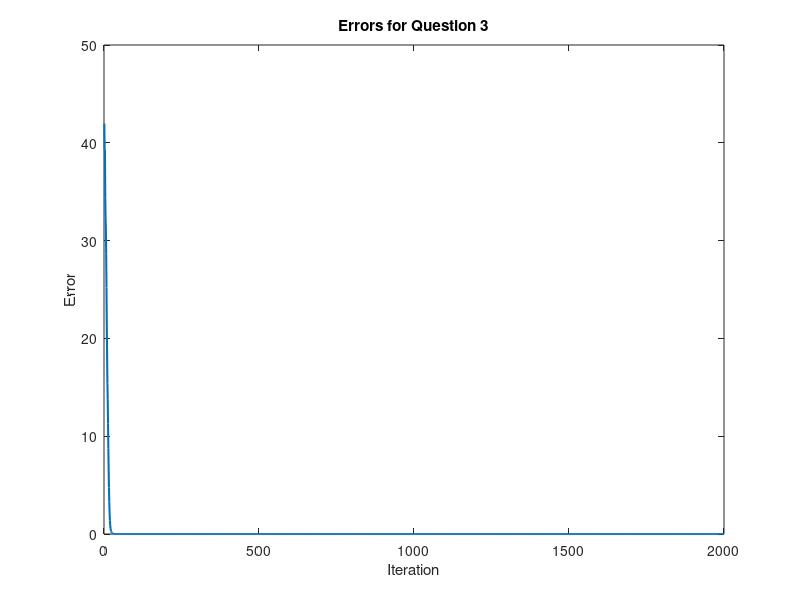
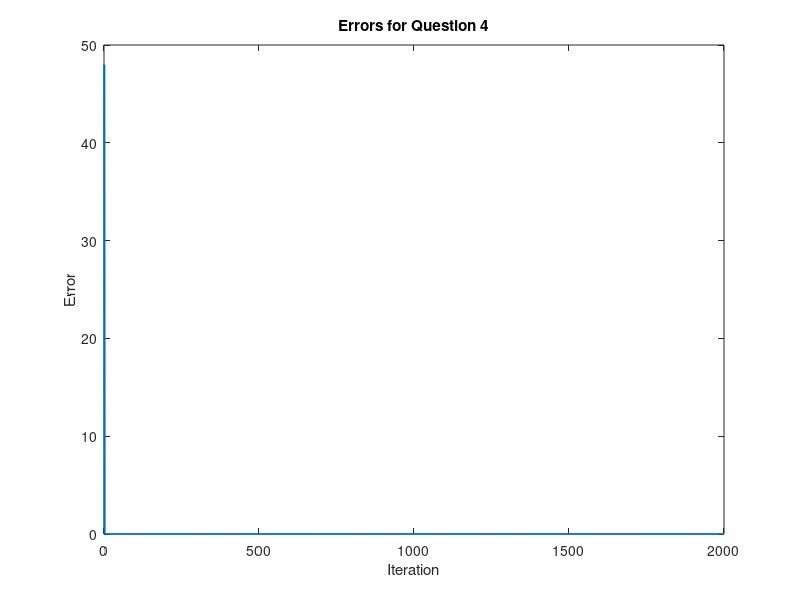
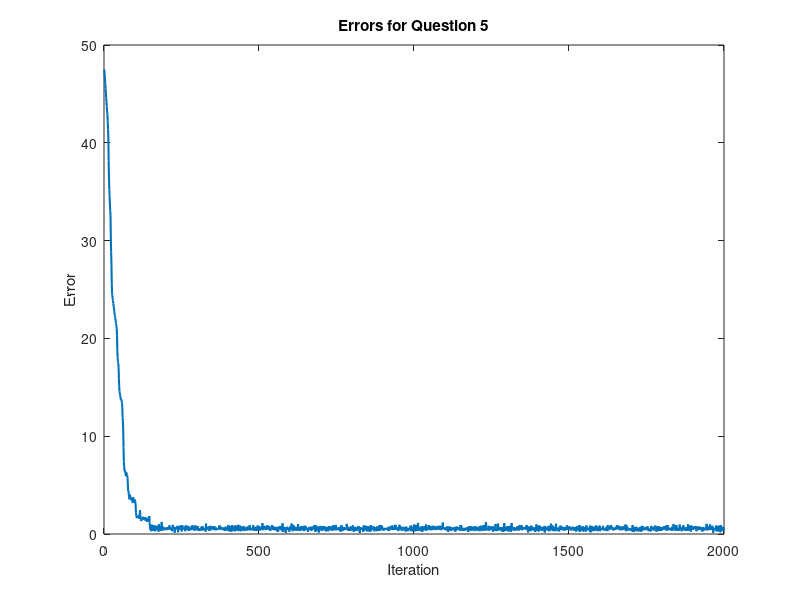

The MATLAB source for these figures, in order: (Note: this script raises an error after producing the figures.)
% Ralph Mouawad - ID 202204667
% ENMG 616 - Assignment 4 - Dr. Maher Nouiehed

% 1- Solving Quadratic Constrained Optimization 
%% question 1 & 2-  
n = 100;
B = randn(n,n);
Q = 0.5*(B*B');
Q = Q +(min(eig(Q))+10)*eye(n);
q = 10*randn(n,1);
L = max(eig(Q));
x0 = ones(n,1);
%% question 3 & plot
x1 = x0;
step1 = 1/L;
grad = Q*x1 + q;
errors_1 = zeros(2000, 1);

for i = 1:2000  
    x1 = x1 - step1 * grad; % compute new iteration
    x1(x1 < 1) = 1; % projection to boundary when x < 1
    x1(x1 > 3) = 3; % projection to boundary when x > 3 
    y1 = x1 - grad;
    y1(y1 > 3) = 3; % I am projecting the second term of the error onto the feasible set before computing the total error
    y1(y1 < 1) = 1; 
    errors_1(i) = norm(x1 - y1)^2; % error at iteration i 
    grad = Q * x1 + q; % compute new gradient
end
errors_1;
%Plot errors for Question 3
figure;
plot(1:2000, errors_1, 'LineWidth', 1.5);
title('Errors for Question 3');
xlabel('Iteration');
ylabel('Error');
0.5*x1'*Q*x1 + q'*x1;
%% question 4 & plot 
x2 = x0;
grad = Q*x2 + q;
errors_2 = zeros(2000,1);
for j = 1:2000
    step2 = 5 * log(j) / j * L; % new step size
    x2 = x2 - step2 * grad; % new iteration
    x2(x2 < 1) = 1; % projection
    x2(x2 > 3) = 3; % projection
    y2 = x2 - grad; % second term of the error  
    y2(y2 > 3) = 3; % projection of second term of error 
    y2(y2 < 1) = 1; % projection of second term of error
    errors_2(j) = norm(x2 - y2)^2; %error at step i
    grad = Q * x2 + q; % compute new gradient
end
errors_2;
% Plot errors for Question 4
figure;
plot(1:2000, errors_2, 'LineWidth', 1.5);
title('Errors for Question 4');
xlabel('Iteration');
ylabel('Error');

%% Question 5 - Frank Wolfe Method & plot
x3 = ones(n, 1);
step = 1/L;
errors_3 = zeros(2000,1);
for i = 1:2000
    grad = Q * x3 + q;
    d = zeros(n, 1);
    d(grad >= 0) = 1; % the element in 'd' where the corresponding one in the gradient is positive should be 1 
    d(grad < 0) = 3; % same but here when element of grad is negative we take 3
    x3 = x3 + step * (d - x3);
    y3 = x3 - grad;
    y3(y3 < 1) = 1;
    y3(y3 > 3) = 3;
    errors_3(i) = norm(x3 - y3)^2;
end
x3;
errors_3;

% Plot errors for Question 5
figure;
plot(1:2000, errors_3, 'LineWidth', 1.5);
title('Errors for Question 5');
xlabel('Iteration');
ylabel('Error');


%% Part 1.1 - Dual Problem 

dual_function = @(lambda) -((1/2) * (lambda(1) - lambda(2) + q)' * inv(Q) * (lambda(1) - lambda(2) + q) - 3 * lambda(1) + lambda(2));
grad_dual = @(lambda) gradient(dual_function, lambda);
lambda = zeros(1,2); 
L_dual = max(eig(inv(Q)));
for iteration = 1:2000
    % Compute the gradient of the objective function
    grad = grad_dual(lambda);

    % Perform the gradient descent step
    lambda = lambda - 1/L_dual * grad;
    % Project onto the non-negativity constraints
    lambda(lambda < 0) = 0;
end
lambda;
dual_function(lambda);

